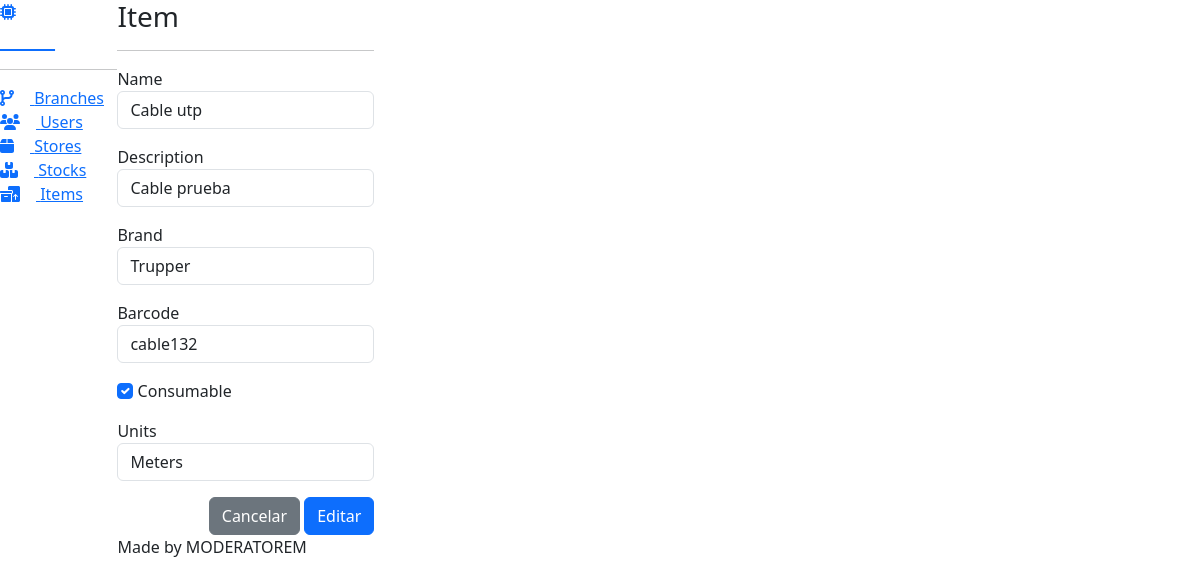
Page /stores/items/update/3 on the earlier database version.
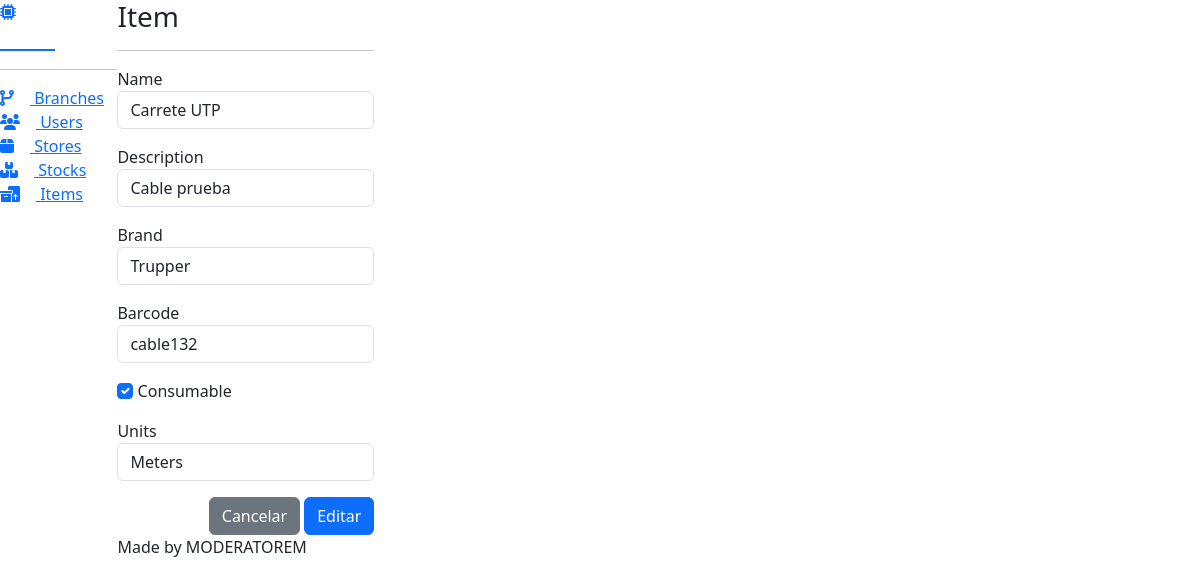
Same page on the later database version.
### apps/stores/models.py (models this page shows, shortened)
class Item(Base):
    class Units(models.TextChoices):
        UNITS = "units"
        METERS = "meters"
        LITERS = "liters"
    name = models.CharField("Name", max_length=50, blank=False, null=False)
    description = models.CharField(
        "Description", max_length=50, blank=False, null=False
    )
    brand = models.CharField("Brand", max_length=50, blank=False, null=False)
    barcode = models.CharField("Barcode", max_length=50, blank=False, null=False)
    consumable = models.BooleanField("Consumable", default=False)
    units = models.CharField(
        "Units", max_length=20, choices=Units.choices, blank=False, null=False
    )
    class Meta:
        verbose_name = "Item"
        verbose_name_plural = "Items"

### apps/stores/views/item_views.py (the view)
# urls.py: path("update/<int:pk>", item_views.UpdateItem.as_view(), name="update"),
class UpdateItem(generic.UpdateView):
    model = models.Item
    form_class = forms.ItemForm
    template_name = "items/edit.html"
    success_url = reverse_lazy("stores:items:index")

### apps/stores/forms.py
class ItemForm(forms.ModelForm):
    class Meta:
        model = models.Item
        exclude = ["is_active", "created_at", "modified_at", "deleted_at"]
        widgets = {
            "name": forms.TextInput(
                attrs={
                    "class": "form-control mb-3",
                    "placeholder": "Ingrese un nombre",
                }
            ),
            "description": forms.TextInput(
                attrs={
                    "class": "form-control mb-3",
                    "placeholder": "Ingrese un nombre",
                }
            ),
            "brand": forms.TextInput(
                attrs={
                    "class": "form-control mb-3",
                    "placeholder": "Ingrese un nombre",
                }
            ),
            "barcode": forms.TextInput(
                attrs={
                    "class": "form-control mb-3",
                    "placeholder": "Ingrese un nombre",
                }
            ),
            "consumable": forms.CheckboxInput(attrs={"class": "form-check-input mb-3"}),
            "units": forms.Select(attrs={"class": "form-control mb-3"}),
        }

### templates/items/edit.html (shortened to what this page needs)
{% extends 'index.html' %}
{% block body %}
  <form method="POST" action="{% url 'stores:items:update' object.id %}">
    <div class="modal-body">
      <label>{{ form.name.label }}</label>
      {{ form.name }}
      <label>{{ form.description.label }}</label>
      {{ form.description }}
      <label>{{ form.brand.label }}</label>
      {{ form.brand }}
      <label>{{ form.barcode.label }}</label>
      {{ form.barcode }}
      <div>
        {{ form.consumable }}
        <label class="form-check-label mb-3">{{ form.consumable.label }}</label>
      </div>
      <label>{{ form.units.label }}</label>
      {{ form.units }}
    </div>
    <div class="modal-footer">
      <a href="{% url 'stores:items:index' %}" class="btn btn-secondary me-1">Cancelar</a>
      <button type="submit" class="btn btn-primary">Editar</button>
    </div>
  </form>
{% endblock %}

Differences in the rows shown:
changed Item "Cable prueba": name "Cable utp" → "Carrete UTP"
